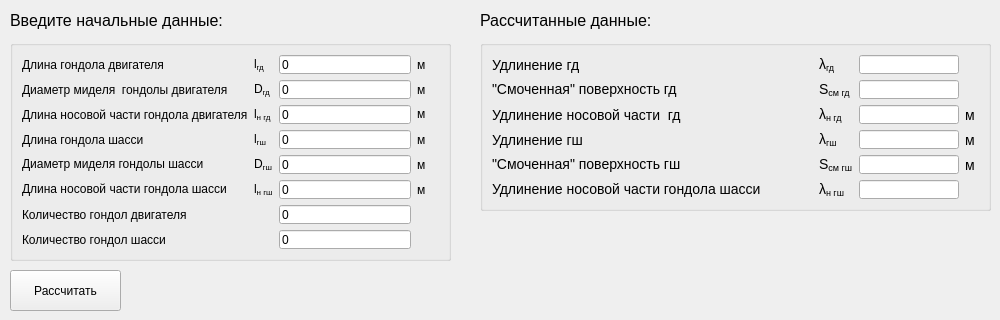
            <widget class="QWidget" name="tab_9">
             <attribute name="title">
              <string>Гондолы</string>
             </attribute>
             <widget class="QGroupBox" name="groupBox_6">
              <property name="geometry">
               <rect>
                <x>10</x>
                <y>40</y>
                <width>441</width>
                <height>221</height>
               </rect>
              </property>
              <property name="title">
               <string/>
              </property>
              <layout class="QVBoxLayout" name="verticalLayout_13">
               <item>
                <layout class="QGridLayout" name="gridLayout_6">
                 <item row="1" column="0" alignment="Qt::AlignLeft">
                  <widget class="QLabel" name="label_105">
                   <property name="text">
                    <string>Диаметр миделя  гондолы двигателя</string>
                   </property>
                  </widget>
                 </item>
                 <item row="5" column="2">
                  <widget class="QLineEdit" name="ed_lngsh">
                   <property name="text">
                    <string>0</string>
                   </property>
                  </widget>
                 </item>
                 <item row="3" column="2">
                  <widget class="QLineEdit" name="ed_lgsh">
                   <property name="text">
                    <string>0</string>
                   </property>
                  </widget>
                 </item>
                 <item row="5" column="3">
                  <widget class="QLabel" name="label_72">
                   <property name="text">
                    <string>м</string>
                   </property>
                  </widget>
                 </item>
                 <item row="3" column="3">
                  <widget class="QLabel" name="label_70">
                   <property name="text">
                    <string>м    </string>
                   </property>
                  </widget>
                 </item>
                 <item row="4" column="3">
                  <widget class="QLabel" name="label_71">
                   <property name="text">
                    <string>м</string>
                   </property>
                  </widget>
                 </item>
                 <item row="2" column="2">
                  <widget class="QLineEdit" name="ed_lngd">
                   <property name="text">
                    <string>0</string>
                   </property>
                  </widget>
                 </item>
                 <item row="0" column="0">
                  <widget class="QLabel" name="label_212">
                   <property name="text">
                    <string>Длина гондола двигателя</string>
                   </property>
                  </widget>
                 </item>
                 <item row="2" column="3">
                  <widget class="QLabel" name="label_189">
                   <property name="text">
                    <string>&lt;html&gt;&lt;head/&gt;&lt;body&gt;&lt;p&gt;м&lt;/p&gt;&lt;/body&gt;&lt;/html&gt;</string>
                   </property>
                  </widget>
                 </item>
                 <item row="0" column="2">
                  <widget class="QLineEdit" name="ed_lgd">
                   <property name="text">
                    <string>0</string>
                   </property>
                  </widget>
                 </item>
                 <item row="1" column="2">
                  <widget class="QLineEdit" name="ed_Dgd">
                   <property name="text">
                    <string>0</string>
                   </property>
                  </widget>
                 </item>
                 <item row="4" column="0">
                  <widget class="QLabel" name="label_115">
                   <property name="text">
                    <string>&lt;html&gt;&lt;head/&gt;&lt;body&gt;&lt;p&gt;Диаметр миделя гондолы шасси&lt;/p&gt;&lt;/body&gt;&lt;/html&gt;</string>
                   </property>
                  </widget>
                 </item>
                 <item row="1" column="1">
                  <widget class="QLabel" name="label_116">
                   <property name="text">
                    <string>&lt;html&gt;&lt;head/&gt;&lt;body&gt;&lt;p&gt;D&lt;span style=&quot; vertical-align:sub;&quot;&gt;гд       &lt;/span&gt;&lt;/p&gt;&lt;/body&gt;&lt;/html&gt;</string>
                   </property>
                  </widget>
                 </item>
                 <item row="2" column="0">
                  <widget class="QLabel" name="label_113">
                   <property name="text">
                    <string>Длина носовой части гондола двигателя</string>
                   </property>
                  </widget>
                 </item>
                 <item row="5" column="0">
                  <widget class="QLabel" name="label_124">
                   <property name="text">
                    <string>&lt;html&gt;&lt;head/&gt;&lt;body&gt;&lt;p&gt;Длина носовой части гондола шасси&lt;/p&gt;&lt;/body&gt;&lt;/html&gt;</string>
                   </property>
                  </widget>
                 </item>
                 <item row="3" column="1">
                  <widget class="QLabel" name="label_145">
                   <property name="text">
                    <string>&lt;html&gt;&lt;head/&gt;&lt;body&gt;&lt;p&gt;l&lt;span style=&quot; vertical-align:sub;&quot;&gt;гш&lt;/span&gt;&lt;/p&gt;&lt;/body&gt;&lt;/html&gt;</string>
                   </property>
                  </widget>
                 </item>
                 <item row="0" column="3">
                  <widget class="QLabel" name="label_188">
                   <property name="text">
                    <string>м</string>
                   </property>
                  </widget>
                 </item>
                 <item row="1" column="3">
                  <widget class="QLabel" name="label_184">
                   <property name="text">
                    <string>м</string>
                   </property>
                  </widget>
                 </item>
                 <item row="4" column="2">
                  <widget class="QLineEdit" name="ed_Dgsh">
                   <property name="text">
                    <string>0</string>
                   </property>
                  </widget>
                 </item>
                 <item row="2" column="1">
                  <widget class="QLabel" name="label_107">
                   <property name="text">
                    <string>&lt;html&gt;&lt;head/&gt;&lt;body&gt;&lt;p&gt;l&lt;span style=&quot; vertical-align:sub;&quot;&gt;н гд&lt;/span&gt;&lt;/p&gt;&lt;/body&gt;&lt;/html&gt;</string>
                   </property>
                  </widget>
                 </item>
                 <item row="5" column="1">
                  <widget class="QLabel" name="label_182">
                   <property name="text">
                    <string>&lt;html&gt;&lt;head/&gt;&lt;body&gt;&lt;p&gt;l&lt;span style=&quot; vertical-align:sub;&quot;&gt;н гш&lt;/span&gt;&lt;/p&gt;&lt;/body&gt;&lt;/html&gt;</string>
                   </property>
                  </widget>
                 </item>
                 <item row="0" column="1">
                  <widget class="QLabel" name="label_183">
                   <property name="text">
                    <string>&lt;html&gt;&lt;head/&gt;&lt;body&gt;&lt;p&gt;l&lt;span style=&quot; vertical-align:sub;&quot;&gt;гд&lt;/span&gt;&lt;/p&gt;&lt;/body&gt;&lt;/html&gt;</string>
                   </property>
                  </widget>
                 </item>
                 <item row="3" column="0">
                  <widget class="QLabel" name="label_93">
                   <property name="text">
                    <string>Длина гондола шасси</string>
                   </property>
                  </widget>
                 </item>
                 <item row="4" column="1">
                  <widget class="QLabel" name="label_179">
                   <property name="text">
                    <string>&lt;html&gt;&lt;head/&gt;&lt;body&gt;&lt;p&gt;D&lt;span style=&quot; vertical-align:sub;&quot;&gt;гш&lt;/span&gt;&lt;/p&gt;&lt;/body&gt;&lt;/html&gt;</string>
                   </property>
                  </widget>
                 </item>
                 <item row="6" column="0">
                  <widget class="QLabel" name="label_304">
                   <property name="text">
                    <string>Количество гондол двигателя</string>
                   </property>
                  </widget>
                 </item>
                 <item row="7" column="0">
                  <widget class="QLabel" name="label_307">
                   <property name="text">
                    <string>Количество гондол шасси</string>
                   </property>
                  </widget>
                 </item>
                 <item row="6" column="2">
                  <widget class="QLineEdit" name="ed_ngd">
                   <property name="text">
                    <string>0</string>
                   </property>
                  </widget>
                 </item>
                 <item row="7" column="2">
                  <widget class="QLineEdit" name="ed_dsh">
                   <property name="text">
                    <string>0</string>
                   </property>
                  </widget>
                 </item>
                </layout>
               </item>
              </layout>
             </widget>
             <widget class="QPushButton" name="buCalGondola">
              <property name="geometry">
               <rect>
                <x>10</x>
                <y>270</y>
                <width>111</width>
                <height>41</height>
               </rect>
              </property>
              <property name="cursor">
               <cursorShape>PointingHandCursor</cursorShape>
              </property>
              <property name="text">
               <string>Рассчитать</string>
              </property>
             </widget>
             <widget class="QGroupBox" name="groupBox_8">
              <property name="geometry">
               <rect>
                <x>480</x>
                <y>40</y>
                <width>511</width>
                <height>171</height>
               </rect>
              </property>
              <property name="styleSheet">
               <string notr="true">QLabel{
font-size: 14px;
}</string>
              </property>
              <property name="title">
               <string/>
              </property>
              <layout class="QVBoxLayout" name="verticalLayout_14">
               <item>
                <layout class="QGridLayout" name="gridLayout_9">
                 <item row="1" column="2">
                  <widget class="QLineEdit" name="ed_Ssmgd"/>
                 </item>
                 <item row="2" column="3">
                  <widget class="QLabel" name="label_190">
                   <property name="text">
                    <string>м </string>
                   </property>
                  </widget>
                 </item>
                 <item row="3" column="2">
                  <widget class="QLineEdit" name="ed_lamdagsh"/>
                 </item>
                 <item row="0" column="2">
                  <widget class="QLineEdit" name="ed_lamdagd"/>
                 </item>
                 <item row="4" column="3">
                  <widget class="QLabel" name="label_214">
                   <property name="text">
                    <string>м</string>
                   </property>
                  </widget>
                 </item>
                 <item row="4" column="0">
                  <widget class="QLabel" name="label_219">
                   <property name="text">
                    <string>&lt;html&gt;&lt;head/&gt;&lt;body&gt;&lt;p&gt;&amp;quot;Смоченная&amp;quot; поверхность гш&lt;/p&gt;&lt;/body&gt;&lt;/html&gt;</string>
                   </property>
                  </widget>
                 </item>
                 <item row="2" column="2">
                  <widget class="QLineEdit" name="ed_lamdangd"/>
                 </item>
                 <item row="4" column="2">
                  <widget class="QLineEdit" name="ed_Ssmgsh"/>
                 </item>
                 <item row="1" column="0">
                  <widget class="QLabel" name="label_220">
                   <property name="text">
                    <string>&lt;html&gt;&lt;head/&gt;&lt;body&gt;&lt;p&gt;&amp;quot;Смоченная&amp;quot; поверхность  гд&lt;/p&gt;&lt;/body&gt;&lt;/html&gt;</string>
                   </property>
                  </widget>
                 </item>
                 <item row="3" column="3">
                  <widget class="QLabel" name="label_222">
                   <property name="text">
                    <string>м</string>
                   </property>
                  </widget>
                 </item>
                 <item row="3" column="1">
                  <widget class="QLabel" name="label_223">
                   <property name="text">
                    <string>&lt;html&gt;&lt;head/&gt;&lt;body&gt;&lt;p&gt;λ&lt;span style=&quot; vertical-align:sub;&quot;&gt;гш&lt;/span&gt;&lt;/p&gt;&lt;/body&gt;&lt;/html&gt;</string>
                   </property>
                  </widget>
                 </item>
                 <item row="4" column="1">
                  <widget class="QLabel" name="label_224">
                   <property name="text">
                    <string>&lt;html&gt;&lt;head/&gt;&lt;body&gt;&lt;p&gt;S&lt;span style=&quot; vertical-align:sub;&quot;&gt;см гш&lt;/span&gt;&lt;/p&gt;&lt;/body&gt;&lt;/html&gt;</string>
                   </property>
                  </widget>
                 </item>
                 <item row="0" column="0">
                  <widget class="QLabel" name="label_225">
                   <property name="text">
                    <string>Удлинение гд</string>
                   </property>
                  </widget>
                 </item>
                 <item row="5" column="0">
                  <widget class="QLabel" name="label_226">
                   <property name="text">
                    <string>&lt;html&gt;&lt;head/&gt;&lt;body&gt;&lt;p&gt;Удлинение носовой части гондола шасси            &lt;/p&gt;&lt;/body&gt;&lt;/html&gt;</string>
                   </property>
                  </widget>
                 </item>
                 <item row="5" column="2">
                  <widget class="QLineEdit" name="ed_lamdangsh"/>
                 </item>
                 <item row="0" column="1">
                  <widget class="QLabel" name="label_68">
                   <property name="text">
                    <string>&lt;html&gt;&lt;head/&gt;&lt;body&gt;&lt;p&gt;λ&lt;span style=&quot; vertical-align:sub;&quot;&gt;гд&lt;/span&gt;&lt;/p&gt;&lt;/body&gt;&lt;/html&gt;</string>
                   </property>
                  </widget>
                 </item>
                 <item row="1" column="1">
                  <widget class="QLabel" name="label_69">
                   <property name="text">
                    <string>&lt;html&gt;&lt;head/&gt;&lt;body&gt;&lt;p&gt;S&lt;span style=&quot; vertical-align:sub;&quot;&gt;см гд&lt;/span&gt;&lt;/p&gt;&lt;/body&gt;&lt;/html&gt;</string>
                   </property>
                  </widget>
                 </item>
                 <item row="2" column="0">
                  <widget class="QLabel" name="label_205">
                   <property name="text">
                    <string>Удлинение носовой части  гд                                  </string>
                   </property>
                  </widget>
                 </item>
                 <item row="3" column="0">
                  <widget class="QLabel" name="label_221">
                   <property name="text">
                    <string>Удлинение гш</string>
                   </property>
                  </widget>
                 </item>
                 <item row="5" column="1">
                  <widget class="QLabel" name="label_216">
                   <property name="text">
                    <string>&lt;html&gt;&lt;head/&gt;&lt;body&gt;&lt;p&gt;λ&lt;span style=&quot; vertical-align:sub;&quot;&gt;н гш&lt;/span&gt;&lt;/p&gt;&lt;/body&gt;&lt;/html&gt;</string>
                   </property>
                  </widget>
                 </item>
                 <item row="2" column="1">
                  <widget class="QLabel" name="label_73">
                   <property name="text">
                    <string>&lt;html&gt;&lt;head/&gt;&lt;body&gt;&lt;p&gt;λ&lt;span style=&quot; vertical-align:sub;&quot;&gt;н гд&lt;/span&gt;&lt;/p&gt;&lt;/body&gt;&lt;/html&gt;</string>
                   </property>
                  </widget>
                 </item>
                </layout>
               </item>
              </layout>
             </widget>
             <widget class="QLabel" name="label_300">
              <property name="geometry">
               <rect>
                <x>10</x>
                <y>10</y>
                <width>221</width>
                <height>21</height>
               </rect>
              </property>
              <property name="styleSheet">
               <string notr="true">font-size:16px;</string>
              </property>
              <property name="text">
               <string>Введите начальные данные:</string>
              </property>
             </widget>
             <widget class="QLabel" name="label_302">
              <property name="geometry">
               <rect>
                <x>480</x>
                <y>10</y>
                <width>211</width>
                <height>21</height>
               </rect>
              </property>
              <property name="styleSheet">
               <string notr="true">font-size: 16px;</string>
              </property>
              <property name="text">
               <string>Рассчитанные данные:</string>
              </property>
             </widget>
            </widget>
